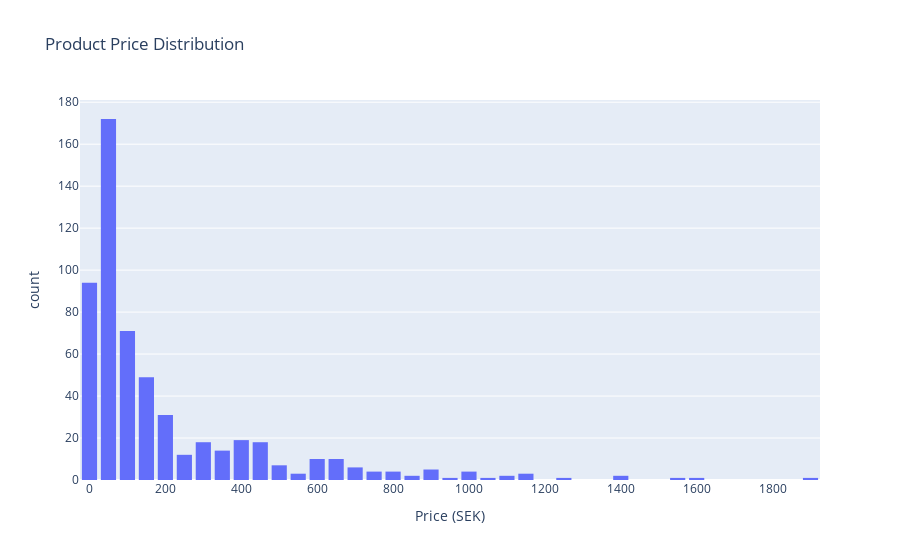

Source (notebook cell):
### Markdown cell above
<a id="4.3"></a>
## <b>4.3 <span style='color:#de9e46'> Visualizing Product Price Distribution </span></b>

### Code cell
# Histogram for Product Price Distribution
fig_price_distribution = px.histogram(
    metadata_original_df,
    x='Product Price [SEK]',
    title='Product Price Distribution',
    labels={'Product Price [SEK]': 'Price (SEK)'},
    color_discrete_sequence=['#636EFA']
)

fig_price_distribution.update_layout(bargap=0.2)
fig_price_distribution.show()

### Figure 1 — Plotly figure (JSON) as saved in the notebook; plotly's stock layout.template omitted (floating-point values rounded to 4 significant figures; data arrays with more than 128 entries replaced by an {"elided": "..."} marker saying what was removed)
{"data": [{"alignmentgroup": "True", "bingroup": "x", "hovertemplate": "Price (SEK)=%{x}<br>count=%{y}<extra></extra>", "legendgroup": "", "marker": {"color": "#636EFA", "pattern": {"shape": ""}}, "name": "", "offsetgroup": "", "orientation": "v", "showlegend": false, "type": "histogram", "x": {"elided": "566 float values"}, "xaxis": "x", "yaxis": "y"}], "layout": {"bargap": 0.2, "barmode": "relative", "legend": {"tracegroupgap": 0}, "title": {"text": "Product Price Distribution"}, "xaxis": {"anchor": "y", "domain": [0, 1], "title": {"text": "Price (SEK)"}}, "yaxis": {"anchor": "x", "domain": [0, 1], "title": {"text": "count"}}}}
